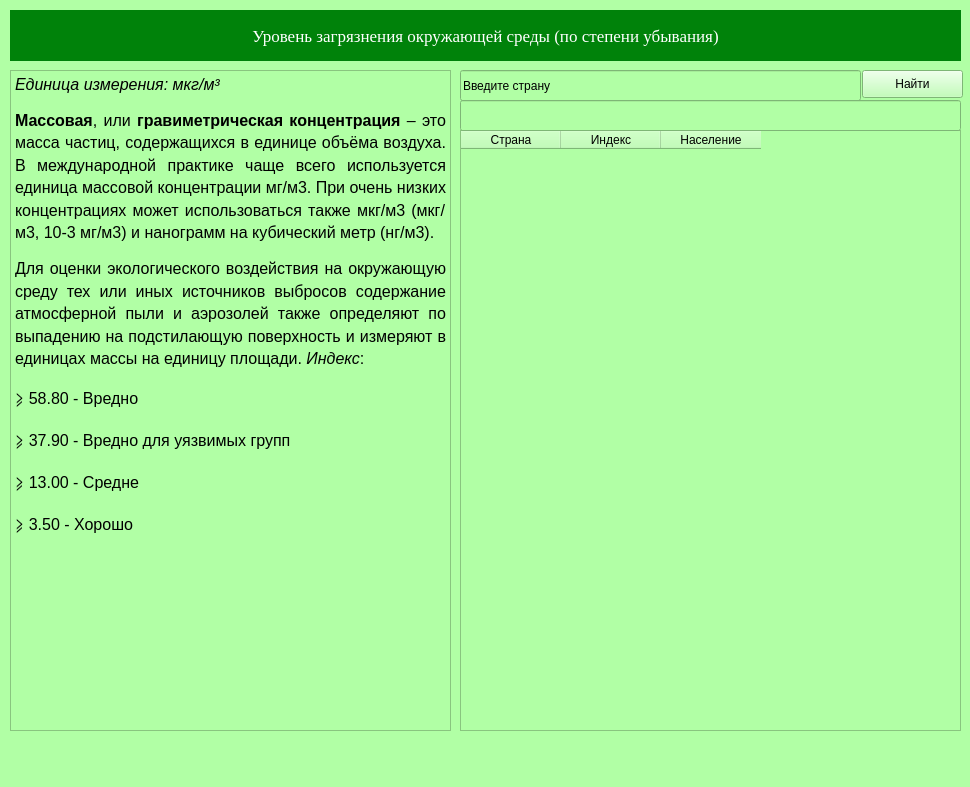
<?xml version="1.0" encoding="UTF-8"?>
<ui version="4.0">
 <class>WindowTop</class>
 <widget class="QMainWindow" name="WindowTop">
  <property name="geometry">
   <rect>
    <x>0</x>
    <y>0</y>
    <width>970</width>
    <height>787</height>
   </rect>
  </property>
  <property name="minimumSize">
   <size>
    <width>970</width>
    <height>787</height>
   </size>
  </property>
  <property name="maximumSize">
   <size>
    <width>970</width>
    <height>787</height>
   </size>
  </property>
  <property name="windowTitle">
   <string>MainWindow</string>
  </property>
  <property name="styleSheet">
   <string notr="true">background-color: rgb(177, 255, 165);</string>
  </property>
  <widget class="QWidget" name="centralwidget">
   <widget class="QLabel" name="label">
    <property name="geometry">
     <rect>
      <x>10</x>
      <y>10</y>
      <width>951</width>
      <height>51</height>
     </rect>
    </property>
    <property name="maximumSize">
     <size>
      <width>16777215</width>
      <height>16777215</height>
     </size>
    </property>
    <property name="font">
     <font>
      <family>Times New Roman</family>
      <pointsize>13</pointsize>
     </font>
    </property>
    <property name="toolTipDuration">
     <number>-1</number>
    </property>
    <property name="styleSheet">
     <string notr="true">background-color: rgb(0, 130, 10);
color: rgb(255, 255, 255);</string>
    </property>
    <property name="text">
     <string>Уровень загрязнения окружающей среды (по степени убывания)</string>
    </property>
    <property name="alignment">
     <set>Qt::AlignCenter</set>
    </property>
    <property name="indent">
     <number>0</number>
    </property>
   </widget>
   <widget class="QTableWidget" name="table_top">
    <property name="geometry">
     <rect>
      <x>460</x>
      <y>130</y>
      <width>501</width>
      <height>601</height>
     </rect>
    </property>
    <property name="minimumSize">
     <size>
      <width>0</width>
      <height>0</height>
     </size>
    </property>
    <property name="styleSheet">
     <string notr="true">font: 12pt &quot;Times New Roman&quot;;</string>
    </property>
    <column>
     <property name="text">
      <string>Страна</string>
     </property>
    </column>
    <column>
     <property name="text">
      <string>Индекс</string>
     </property>
    </column>
    <column>
     <property name="text">
      <string>Население</string>
     </property>
    </column>
   </widget>
   <widget class="QTextEdit" name="textEdit_info">
    <property name="geometry">
     <rect>
      <x>10</x>
      <y>70</y>
      <width>441</width>
      <height>661</height>
     </rect>
    </property>
    <property name="readOnly">
     <bool>true</bool>
    </property>
    <property name="html">
     <string>&lt;!DOCTYPE HTML PUBLIC &quot;-//W3C//DTD HTML 4.0//EN&quot; &quot;http://www.w3.org/TR/REC-html40/strict.dtd&quot;&gt;
&lt;html&gt;&lt;head&gt;&lt;meta name=&quot;qrichtext&quot; content=&quot;1&quot; /&gt;&lt;style type=&quot;text/css&quot;&gt;
p, li { white-space: pre-wrap; }
&lt;/style&gt;&lt;/head&gt;&lt;body style=&quot; font-family:'MS Shell Dlg 2'; font-size:7.8pt; font-weight:400; font-style:normal;&quot;&gt;
&lt;p align=&quot;justify&quot; style=&quot; margin-top:12px; margin-bottom:12px; margin-left:0px; margin-right:0px; -qt-block-indent:0; text-indent:0px; line-height:125%;&quot;&gt;&lt;span style=&quot; font-family:'Times New Roman'; font-size:12pt; font-style:italic;&quot;&gt;Единица измерения: мкг/м³&lt;/span&gt;&lt;/p&gt;
&lt;p align=&quot;justify&quot; style=&quot; margin-top:12px; margin-bottom:12px; margin-left:0px; margin-right:0px; -qt-block-indent:0; text-indent:0px; line-height:125%;&quot;&gt;&lt;span style=&quot; font-family:'Times New Roman'; font-size:12pt; font-weight:600;&quot;&gt;Массовая&lt;/span&gt;&lt;span style=&quot; font-family:'Times New Roman'; font-size:12pt;&quot;&gt;, или &lt;/span&gt;&lt;span style=&quot; font-family:'Times New Roman'; font-size:12pt; font-weight:600;&quot;&gt;гравиметрическая концентрация&lt;/span&gt;&lt;span style=&quot; font-family:'Times New Roman'; font-size:12pt;&quot;&gt; – это масса частиц, содержащихся в единице объёма воздуха. В международной практике чаще всего используется единица массовой концентрации мг/м3. При очень низких концентрациях может использоваться также мкг/м3 (мкг/м3, 10-3 мг/м3) и нанограмм на кубический метр (нг/м3).&lt;/span&gt;&lt;/p&gt;
&lt;p align=&quot;justify&quot; style=&quot; margin-top:12px; margin-bottom:12px; margin-left:0px; margin-right:0px; -qt-block-indent:0; text-indent:0px; line-height:125%;&quot;&gt;&lt;span style=&quot; font-family:'Times New Roman'; font-size:12pt;&quot;&gt;Для оценки экологического воздействия на окружающую среду тех или иных источников выбросов содержание атмосферной пыли и аэрозолей также определяют по выпадению на подстилающую поверхность и измеряют в единицах массы на единицу площади. &lt;/span&gt;&lt;span style=&quot; font-family:'Times New Roman'; font-size:12pt; font-style:italic;&quot;&gt;Индекс&lt;/span&gt;&lt;span style=&quot; font-family:'Times New Roman'; font-size:12pt;&quot;&gt;:&lt;/span&gt;&lt;/p&gt;
&lt;p align=&quot;justify&quot; style=&quot; margin-top:12px; margin-bottom:12px; margin-left:0px; margin-right:0px; -qt-block-indent:0; text-indent:0px; line-height:125%;&quot;&gt;&lt;span style=&quot; font-family:'Times New Roman'; font-size:12pt;&quot;&gt;⩾ 58.80 - Вредно&lt;/span&gt;&lt;/p&gt;
&lt;p align=&quot;justify&quot; style=&quot; margin-top:12px; margin-bottom:12px; margin-left:0px; margin-right:0px; -qt-block-indent:0; text-indent:0px; line-height:125%;&quot;&gt;&lt;span style=&quot; font-family:'Times New Roman'; font-size:12pt;&quot;&gt;⩾ 37.90 - Вредно для уязвимых групп&lt;/span&gt;&lt;/p&gt;
&lt;p align=&quot;justify&quot; style=&quot; margin-top:12px; margin-bottom:12px; margin-left:0px; margin-right:0px; -qt-block-indent:0; text-indent:0px; line-height:125%;&quot;&gt;&lt;span style=&quot; font-family:'Times New Roman'; font-size:12pt;&quot;&gt;⩾ 13.00 - Средне&lt;/span&gt;&lt;/p&gt;
&lt;p align=&quot;justify&quot; style=&quot; margin-top:12px; margin-bottom:12px; margin-left:0px; margin-right:0px; -qt-block-indent:0; text-indent:0px; line-height:125%;&quot;&gt;&lt;span style=&quot; font-family:'Times New Roman'; font-size:12pt;&quot;&gt;⩾ 3.50 - Хорошо&lt;/span&gt;&lt;/p&gt;&lt;/body&gt;&lt;/html&gt;</string>
    </property>
   </widget>
   <widget class="QPushButton" name="btn_find">
    <property name="geometry">
     <rect>
      <x>862</x>
      <y>70</y>
      <width>101</width>
      <height>28</height>
     </rect>
    </property>
    <property name="styleSheet">
     <string notr="true">font: 12pt &quot;Times New Roman&quot;;</string>
    </property>
    <property name="text">
     <string>Найти</string>
    </property>
   </widget>
   <widget class="QLineEdit" name="lineEdit_input_country">
    <property name="geometry">
     <rect>
      <x>460</x>
      <y>70</y>
      <width>401</width>
      <height>31</height>
     </rect>
    </property>
    <property name="styleSheet">
     <string notr="true">font: 12pt &quot;Times New Roman&quot;;</string>
    </property>
    <property name="text">
     <string>Введите страну</string>
    </property>
   </widget>
   <widget class="QLineEdit" name="lineEdit_answer">
    <property name="geometry">
     <rect>
      <x>460</x>
      <y>100</y>
      <width>501</width>
      <height>31</height>
     </rect>
    </property>
    <property name="styleSheet">
     <string notr="true">font: 12pt &quot;Times New Roman&quot;;</string>
    </property>
    <property name="readOnly">
     <bool>true</bool>
    </property>
   </widget>
  </widget>
  <widget class="QMenuBar" name="menubar">
   <property name="geometry">
    <rect>
     <x>0</x>
     <y>0</y>
     <width>970</width>
     <height>26</height>
    </rect>
   </property>
  </widget>
  <widget class="QStatusBar" name="statusbar"/>
 </widget>
 <resources/>
 <connections/>
</ui>
